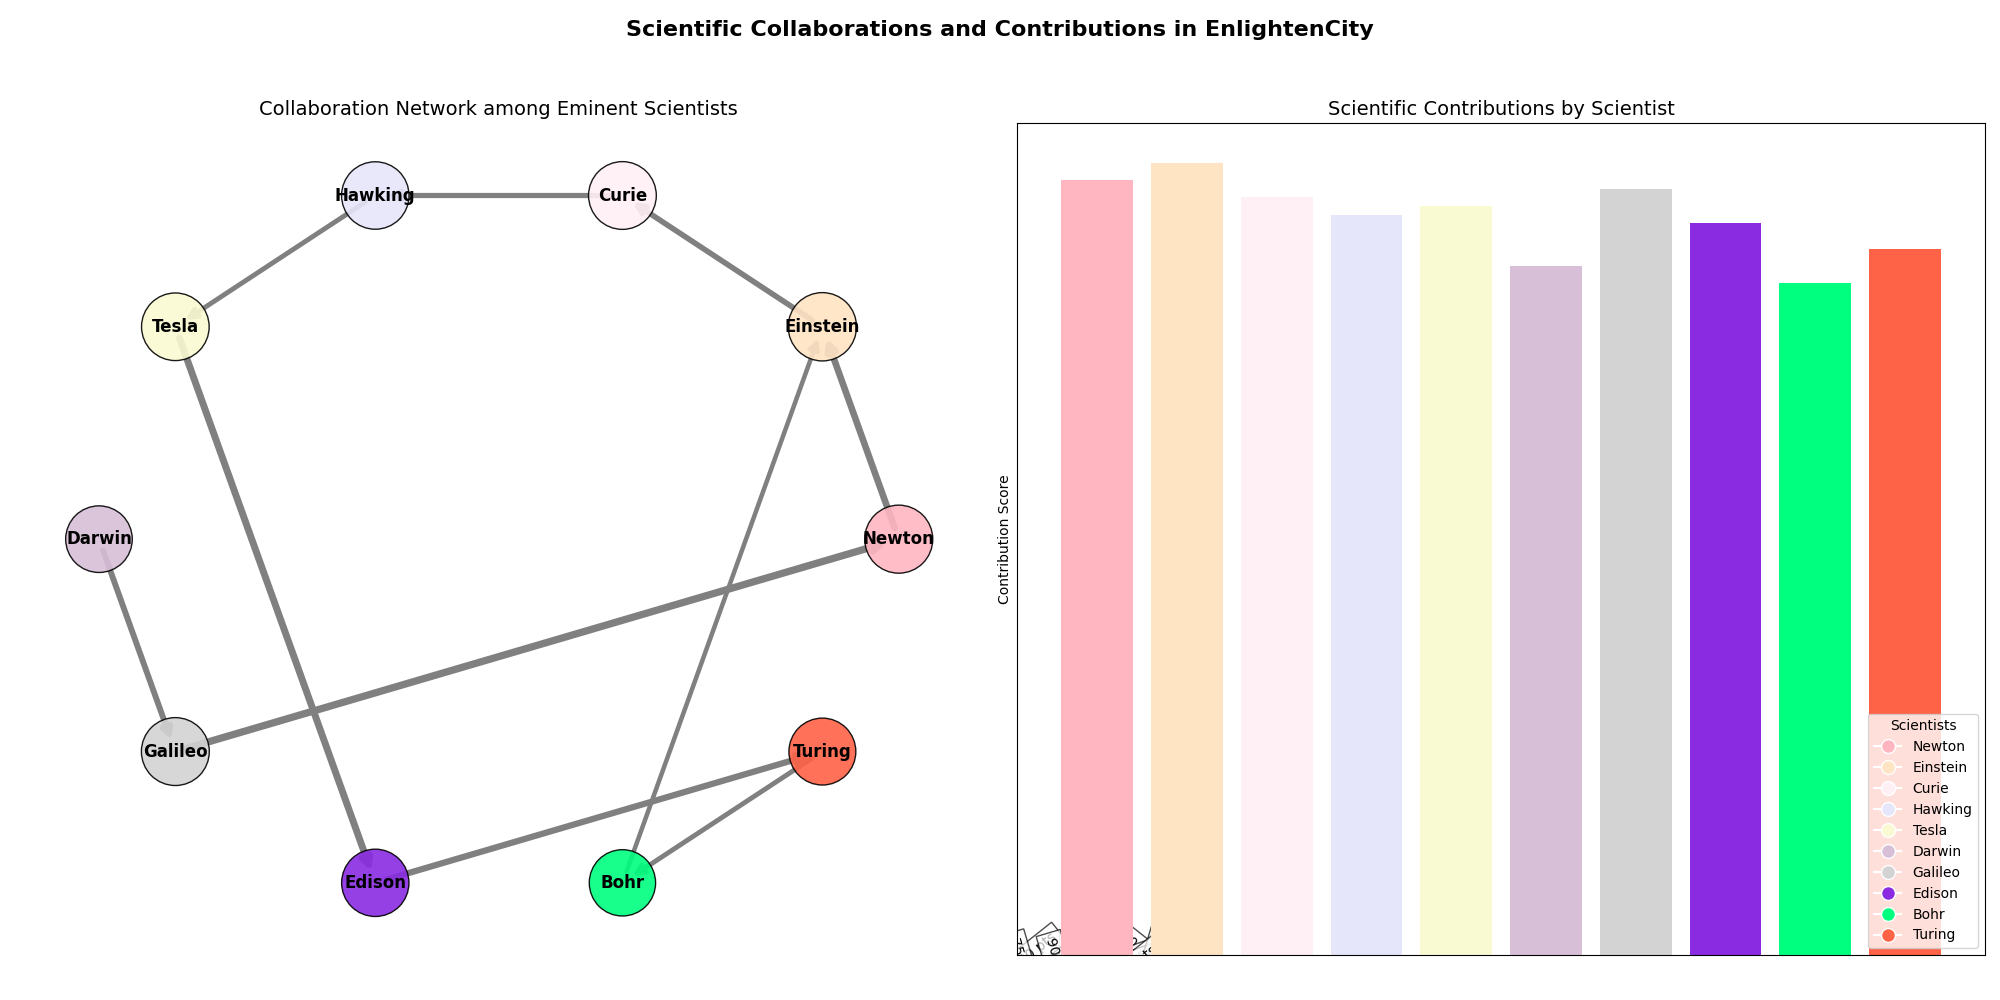

The script that drew this image:
import matplotlib.pyplot as plt
import networkx as nx

scientists = ['Newton', 'Einstein', 'Curie', 'Hawking', 'Tesla', 'Darwin', 'Galileo', 'Edison', 'Bohr', 'Turing']

collaborations = [
    ('Newton', 'Einstein', 85),
    ('Einstein', 'Curie', 70),
    ('Curie', 'Hawking', 65),
    ('Hawking', 'Tesla', 60),
    ('Tesla', 'Edison', 90),
    ('Darwin', 'Galileo', 75),
    ('Edison', 'Turing', 80),
    ('Galileo', 'Newton', 95),
    ('Bohr', 'Einstein', 55),
    ('Turing', 'Bohr', 60),
]

contribution_scores = {
    'Newton': 90,
    'Einstein': 92,
    'Curie': 88,
    'Hawking': 86,
    'Tesla': 87,
    'Darwin': 80,
    'Galileo': 89,
    'Edison': 85,
    'Bohr': 78,
    'Turing': 82
}

G = nx.DiGraph()
G.add_nodes_from(scientists)

for source, target, impact in collaborations:
    G.add_edge(source, target, weight=impact)

node_sizes = [1500 + contribution_scores[scientist]*10 for scientist in scientists]

pos = nx.circular_layout(G)

edge_labels = {(u, v): f'{d["weight"]} pts' for u, v, d in G.edges(data=True)}
edge_widths = [0.5 + G[u][v]['weight'] / 20 for u, v in G.edges()]

# New color palette for the nodes
node_colors = ['#FFB6C1', '#FFE4C4', '#FFF0F5', '#E6E6FA', '#FAFAD2', '#D8BFD8', '#D3D3D3', '#8A2BE2', '#00FF7F', '#FF6347']

fig, axs = plt.subplots(1, 2, figsize=(20, 10))
fig.suptitle('Scientific Collaborations and Contributions in EnlightenCity', fontsize=16, fontweight='bold')

axs[0].set_title('Collaboration Network among Eminent Scientists', fontsize=14)
nx.draw_networkx_nodes(G, pos, ax=axs[0], node_size=node_sizes, node_color=node_colors, alpha=0.9, edgecolors='black')
nx.draw_networkx_edges(G, pos, ax=axs[0], edgelist=G.edges, edge_color='gray', arrows=True, arrowsize=15, width=edge_widths)
nx.draw_networkx_labels(G, pos, ax=axs[0], font_size=12, font_weight='bold')

nx.draw_networkx_edge_labels(G, pos, edge_labels=edge_labels, font_size=10, label_pos=0.3, bbox=dict(facecolor='white', alpha=0.7))
axs[0].axis('off')

scientists_labels = list(contribution_scores.keys())
contributions_values = list(contribution_scores.values())
colors = [node_colors[scientists.index(name)] for name in scientists_labels]

axs[1].set_title('Scientific Contributions by Scientist', fontsize=14)
axs[1].bar(scientists_labels, contributions_values, color=colors)
axs[1].set_ylabel('Contribution Score')
axs[1].set_xticklabels(scientists_labels, rotation=45, ha='right')

legend_lines = [plt.Line2D([0], [0], marker='o', color='w', markersize=10, markerfacecolor=node_colors[i]) for i in range(len(scientists))]
plt.legend(legend_lines, scientists, title="Scientists", loc='lower right', bbox_to_anchor=(1, 0))

plt.tight_layout(rect=[0, 0.03, 1, 0.95])

plt.show()
